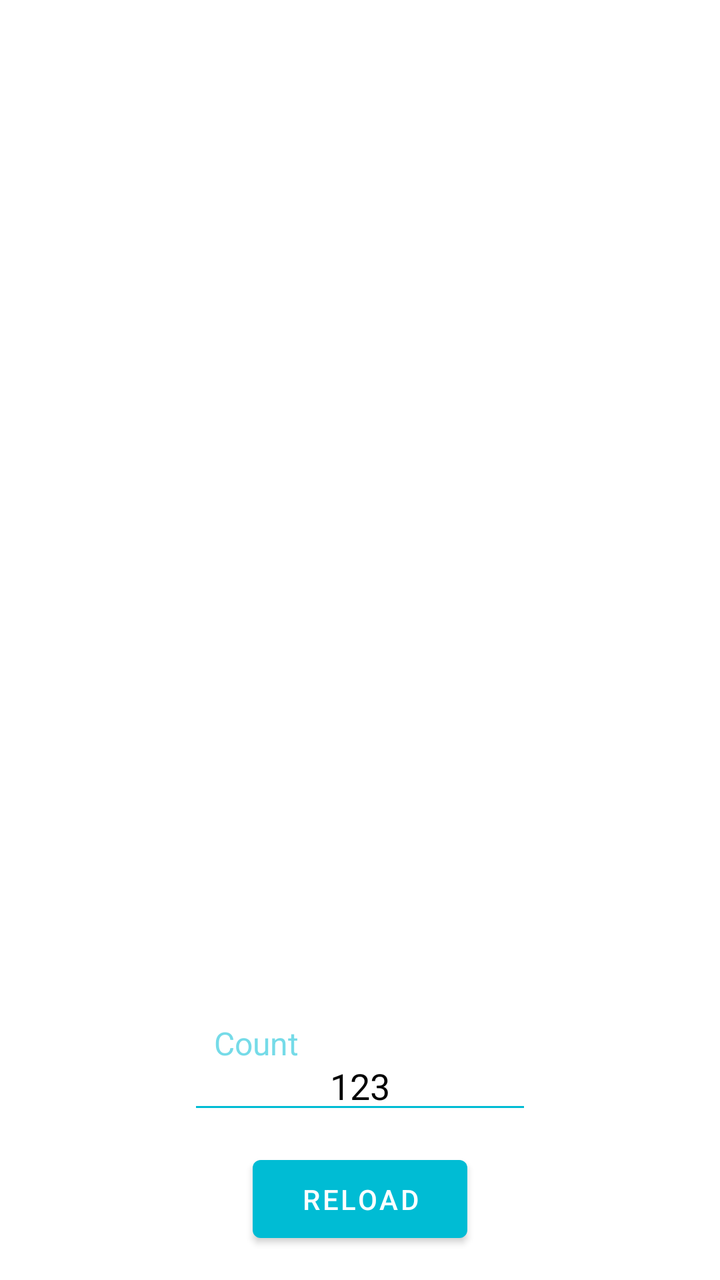
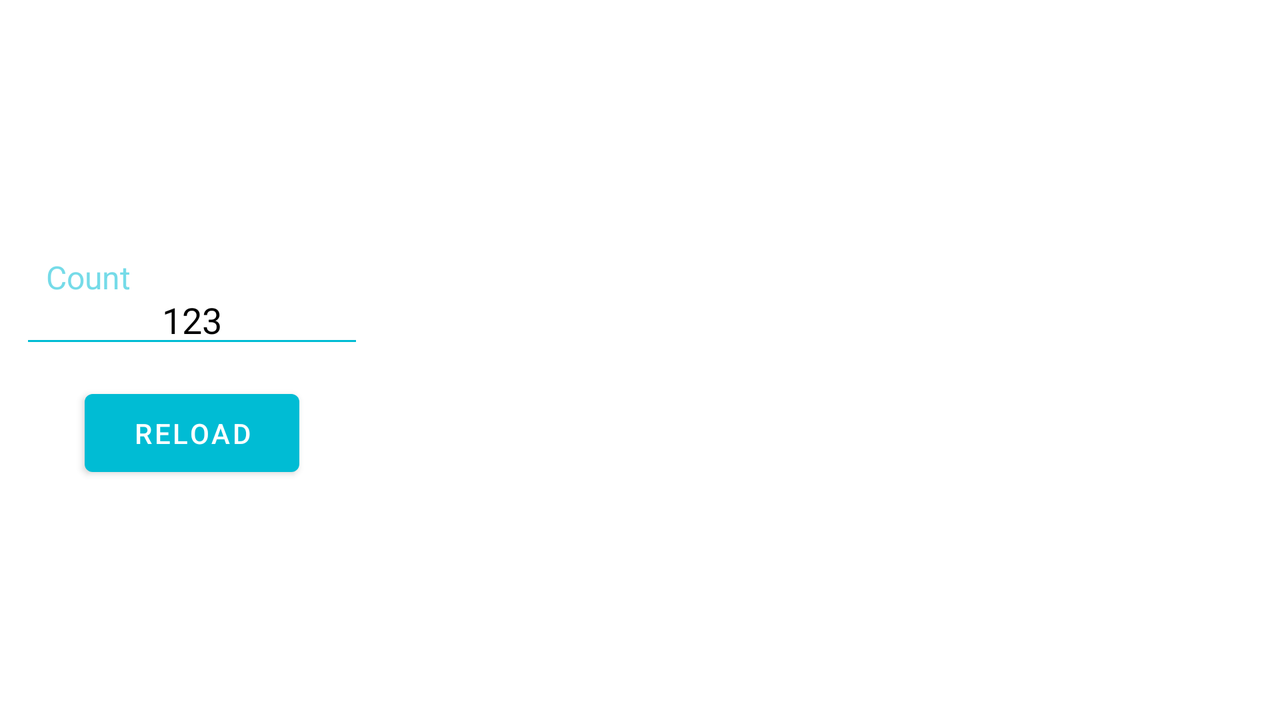

First picture: res/layout/ on a phone held upright. Second picture: the repository's own variant of that layout, on a device whose configuration matches the variant's folder. Source for both follows.
<!-- AndroidManifest.xml: application theme Theme.Jokes -->
<!-- res/layout/fragment_jokes_list.xml -->
<?xml version="1.0" encoding="utf-8"?>
<androidx.constraintlayout.widget.ConstraintLayout xmlns:android="http://schemas.android.com/apk/res/android"
    xmlns:app="http://schemas.android.com/apk/res-auto"
    xmlns:tools="http://schemas.android.com/tools"
    android:layout_width="match_parent"
    android:layout_height="match_parent"
    tools:context=".fragments.FragmentJokesList">

    <androidx.recyclerview.widget.RecyclerView
        android:id="@+id/recyclerView"
        android:layout_width="match_parent"
        android:layout_height="0dp"
        android:layout_marginBottom="5dp"
        android:scrollbarSize="4dp"
        android:scrollbarThumbVertical="@drawable/scrollbar_background"
        android:scrollbars="vertical"
        app:layout_constraintBottom_toTopOf="@+id/linearLayout"
        app:layout_constraintEnd_toEndOf="parent"
        app:layout_constraintStart_toStartOf="parent"
        app:layout_constraintTop_toTopOf="parent"
        tools:listitem="@layout/one_item" />

    <LinearLayout
        android:id="@+id/linearLayout"
        android:layout_width="146dp"
        android:layout_height="41dp"
        android:layout_marginBottom="20dp"
        app:layout_constraintBottom_toBottomOf="@+id/editText"
        app:layout_constraintEnd_toEndOf="parent"
        app:layout_constraintStart_toStartOf="parent">

        <TextView
            android:layout_width="wrap_content"
            android:layout_height="wrap_content"
            android:layout_gravity="center_vertical"
            android:text="@string/count"
            android:textColor="@color/blue_light_transparent_54"
            android:textSize="16sp" />

    </LinearLayout>

    <EditText
        android:id="@+id/editText"
        android:layout_width="172dp"
        android:layout_height="wrap_content"
        android:layout_marginBottom="12dp"
        android:backgroundTint="@color/blue_light"
        android:inputType="number"
        android:maxLength="4"
        android:textAlignment="center"
        android:textColor="@color/black"
        android:textColorHighlight="@color/blue_light_transparent_38"
        android:textCursorDrawable="@null"
        app:layout_constraintBottom_toTopOf="@+id/button"
        app:layout_constraintEnd_toEndOf="parent"
        app:layout_constraintStart_toStartOf="parent"
        tools:text="123" />

    <com.google.android.material.button.MaterialButton
        android:id="@+id/button"
        android:layout_width="wrap_content"
        android:layout_height="wrap_content"
        android:layout_marginBottom="15dp"
        android:paddingStart="24dp"
        android:paddingTop="10dp"
        android:paddingEnd="24dp"
        android:paddingBottom="10dp"
        android:text="@string/reload"
        android:textAllCaps="true"
        android:textSize="14sp"
        app:layout_constraintBottom_toBottomOf="parent"
        app:layout_constraintEnd_toEndOf="parent"
        app:layout_constraintStart_toStartOf="parent" />

    <ProgressBar
        android:id="@+id/progressBar"
        android:layout_width="wrap_content"
        android:layout_height="wrap_content"
        android:indeterminateTint="@color/blue_light"
        android:visibility="gone"
        app:layout_constraintBottom_toBottomOf="parent"
        app:layout_constraintEnd_toEndOf="parent"
        app:layout_constraintStart_toStartOf="parent"
        app:layout_constraintTop_toTopOf="parent" />

</androidx.constraintlayout.widget.ConstraintLayout>
<!-- resources referenced by this layout -->
<resources>
  <color name="black">#000000</color>
  <color name="blue_light">#00bcd4</color>
  <color name="blue_light_transparent_38">#6100bcd4</color>
  <color name="blue_light_transparent_54">#8a00bcd4</color>
  <!-- drawable scrollbar_background (drawable) -->
  <?xml version="1.0" encoding="utf-8"?>
  <shape xmlns:android="http://schemas.android.com/apk/res/android">
      <solid android:color="@color/blue_light_transparent_38" />
      <corners android:radius="15dp" />
  </shape>
  <string name="count">Count</string>
  <string name="reload">Reload</string>
  <style name="Theme.Jokes" parent="Theme.MaterialComponents.DayNight.DarkActionBar">
          
          <item name="colorPrimary">@color/blue_light</item>
          <item name="colorPrimaryVariant">@color/blue_dark</item>
          <item name="colorOnPrimary">@color/white</item>
          
          <item name="colorSecondary">@color/blue_light_transparent_38</item>
          <item name="colorSecondaryVariant">@color/teal_700</item>
          <item name="colorOnSecondary">@color/black</item>
          
          <item name="android:statusBarColor" tools:targetApi="l">?attr/colorPrimaryVariant</item>
          
          <item name="android:windowEnableSplitTouch">false</item>
          <item name="android:splitMotionEvents">false</item>
      </style>
  <color name="blue_dark">#008ba3</color>
  <color name="white">#FFFFFFFF</color>
  <color name="teal_700">#FF018786</color>
</resources>
<!-- res/layout-land/fragment_jokes_list.xml (the repository's variant of the layout above) -->
<!-- drawn on the phone turned sideways -->
<?xml version="1.0" encoding="utf-8"?>
<androidx.constraintlayout.widget.ConstraintLayout xmlns:android="http://schemas.android.com/apk/res/android"
    xmlns:app="http://schemas.android.com/apk/res-auto"
    xmlns:tools="http://schemas.android.com/tools"
    android:layout_width="match_parent"
    android:layout_height="match_parent"
    tools:context=".fragments.FragmentJokesList">

    <androidx.recyclerview.widget.RecyclerView
        android:id="@+id/recyclerView"
        android:layout_width="0dp"
        android:layout_height="0dp"
        android:layout_marginStart="10dp"
        android:scrollbarSize="4dp"
        android:scrollbarThumbVertical="@drawable/scrollbar_background"
        android:scrollbars="vertical"
        app:layout_constraintBottom_toBottomOf="parent"
        app:layout_constraintEnd_toEndOf="parent"
        app:layout_constraintStart_toEndOf="@+id/linearLayout2"
        app:layout_constraintTop_toTopOf="parent"
        app:layout_constraintVertical_bias="0.0"
        tools:listitem="@layout/one_item" />

    <androidx.constraintlayout.widget.ConstraintLayout
        android:id="@+id/linearLayout2"
        android:layout_width="wrap_content"
        android:layout_height="wrap_content"
        android:layout_marginStart="10dp"
        app:layout_constraintBottom_toBottomOf="parent"
        app:layout_constraintStart_toStartOf="parent"
        app:layout_constraintTop_toTopOf="parent">

        <LinearLayout
            android:id="@+id/linearLayout"
            android:layout_width="146dp"
            android:layout_height="41dp"
            android:layout_marginBottom="20dp"
            app:layout_constraintBottom_toBottomOf="@+id/editText"
            app:layout_constraintEnd_toEndOf="@+id/editText"
            app:layout_constraintStart_toStartOf="@+id/editText">

            <TextView
                android:layout_width="wrap_content"
                android:layout_height="wrap_content"
                android:layout_gravity="center_vertical"
                android:text="@string/count"
                android:textColor="@color/blue_light_transparent_54"
                android:textSize="16sp" />

        </LinearLayout>

        <EditText
            android:id="@+id/editText"
            android:layout_width="172dp"
            android:layout_height="wrap_content"
            android:layout_marginBottom="12dp"
            android:backgroundTint="@color/blue_light"
            android:inputType="number"
            android:maxLength="4"
            android:textAlignment="center"
            android:textColor="@color/black"
            android:textColorHighlight="@color/blue_light_transparent_38"
            android:textCursorDrawable="@null"
            app:layout_constraintBottom_toTopOf="@+id/button"
            app:layout_constraintEnd_toEndOf="@+id/button"
            app:layout_constraintStart_toStartOf="@+id/button"
            tools:text="123" />

        <com.google.android.material.button.MaterialButton
            android:id="@+id/button"
            android:layout_width="wrap_content"
            android:layout_height="wrap_content"
            android:paddingStart="24dp"
            android:paddingTop="10dp"
            android:paddingEnd="24dp"
            android:paddingBottom="10dp"
            android:text="@string/reload"
            android:textAllCaps="true"
            android:textSize="14sp"
            app:layout_constraintBottom_toBottomOf="parent"
            app:layout_constraintEnd_toEndOf="parent"
            app:layout_constraintHorizontal_bias="0.5"
            app:layout_constraintStart_toStartOf="parent" />

    </androidx.constraintlayout.widget.ConstraintLayout>

    <ProgressBar
        android:id="@+id/progressBar"
        android:layout_width="wrap_content"
        android:layout_height="wrap_content"
        android:indeterminateTint="@color/blue_light"
        android:visibility="gone"
        app:layout_constraintBottom_toBottomOf="parent"
        app:layout_constraintEnd_toEndOf="parent"
        app:layout_constraintStart_toStartOf="parent"
        app:layout_constraintTop_toTopOf="parent" />

</androidx.constraintlayout.widget.ConstraintLayout>
